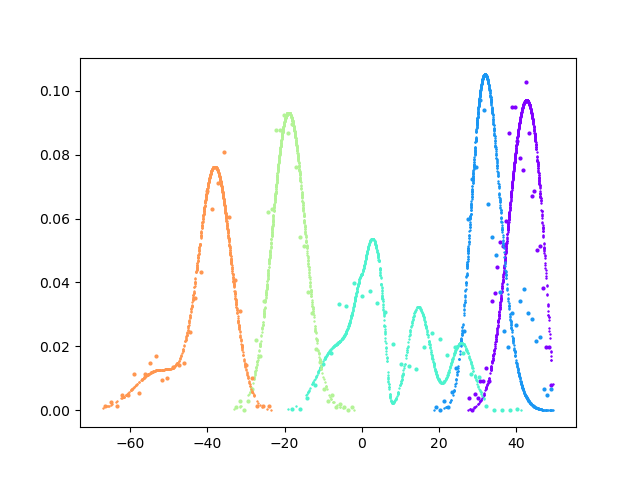

Write the Python code that produced this figure.
from __future__ import print_function
import pandas as pd
import numpy as np
import random
import math
import pickle
from numpy.polynomial.hermite import hermgauss
#import tensorflow as tf
import tensorflow.compat.v1 as tf
tf.disable_v2_behavior()
from femodel_tf_optimizer import femodel_tf_optimizer
import os, sys
import argparse


class femodel(femodel_tf_optimizer):
    """
    Class to optimize analytic binding free energy model with Tensorflow
    """
    kBT = 1.986e-3*300.0
    epsim = tf.constant(1.e-8, dtype=tf.float64)
    
    """    
    Rational soft-core function.

    Special case: when $u_c = 0$, 
    $$
    u_{\rm sc,0}(u)=
    \begin{cases}
    u                                                         & u \le 0 \\
    u_{\rm max} f_{\rm sc}(y)                                 & u  >  0
    \end{cases}
    $$
    with
    $$
    y = \frac{u}{u_{\rm max}}
    $$
    $$
    f_{\rm sc}(y) = \frac{z(y)^{a}-1}{z(y)^{a}+1} \, ,
    $$
    and
    $$
    z(y)=1+2 y/a + 2 (y/a)^2
    $$
    
    Inverse: $u = u_{\rm sc,0}$ for $u \le 0$. For $u > 0$:
    $$
    f_{\rm sc} = u_{\rm sc,0}/{u_{\rm max}}
    $$
    $$
    z = \left( \frac{1 + f_{\rm sc}}{1 - f_{\rm sc}}  \right)^(1/a)
    $$
    y = \frac{a}{2} \left( \sqrt{2 z - 1} -1  \right)
    $$
    $$
    u = u_{\rm max} y
    $$

    The derivative is:
    $$
    \frac{d u_{\rm sc,0}(u) }{du} = \frac{4 z^{a - 1}{(z^a + 1)^2} ( 1 + 2 \frac{y}{a} )
    $$
    for $u > 0$ and $1$ otherwise

    The general case $u_c \ne 0$ is obtained by shifting $u_{\rm sc}(u)$ up by $u_c$ and right by $u_c$:
    $$
    u_{\rm sc}(u) = u_{\rm sc,0}(u - u_c) + u_c
    $$
    For consistency, $u_{\rm max}$ is also shifted up by $u_c$. So the general case $u_c \ne 0$ is obtained
    by the special case $u_c = 0$ by the replacements
    $$
    u \rightarrow u - u_c
    $$
    $$
    u_{\rm max} \rightarrow u_{\rm max} - u_c
    $$

    Inverse for the general case: same as for the special case with the replacements above and:
    $$
    u = ( u_{\rm max} - u_c ) y + u_c
    $$

    Using the chain rule, the derivative for the general case has the same expression as the special case
    with the same replacements.
    

    """
    alphasc = tf.constant(1./16.,dtype=tf.float64)
    umaxsc = tf.constant(50.0/kBT, dtype=tf.float64)
    ubcore = tf.constant(0.0/kBT, dtype=tf.float64)
    def inverse_soft_core_function(self,usc):
        uno = tf.ones([tf.size(usc)], dtype=tf.float64)
        usc_safe1 = tf.where(usc < femodel.ubcore + femodel.epsim,       uno*(femodel.ubcore + femodel.epsim), usc)
        usc_safe2 = tf.where(usc_safe1 > femodel.umaxsc - femodel.epsim, uno*(femodel.umaxsc - femodel.epsim), usc_safe1)
        fsc = (usc_safe2-femodel.ubcore)/(femodel.umaxsc-femodel.ubcore)
        z = tf.math.pow((1.+fsc)/(1.-fsc), 1./femodel.alphasc)
        y = 0.5*femodel.alphasc*(-1.0 + tf.math.sqrt(2.*z - 1.))
        return tf.where(usc <= femodel.ubcore,
                        usc,
                        femodel.ubcore + (femodel.umaxsc - femodel.ubcore)*y)
    
    def der_soft_core_function(self,u):# dusc/du
        y = (u - femodel.ubcore)/(femodel.umaxsc-femodel.ubcore)
        z = 1 + 2.*y/femodel.alphasc + 2.*tf.math.pow(y/femodel.alphasc,2)
        za = tf.math.pow(z,femodel.alphasc)
        return tf.where(u <= femodel.ubcore,
                        tf.ones([tf.size(u)], dtype=tf.float64),
                        (4*(za/z)/tf.math.pow((za+1),2))*(1 + 2.*y/femodel.alphasc))

    def alchemical_potential_x(self, lmbds, xscbind):
        return tf.math.log(1. + tf.math.exp(- (xscbind[:,None]-lmbds['u0'][None,:]) * lmbds['alpha'][None,:])) * ((lmbds['Lambda2'][None,:] - lmbds['Lambda1'][None,:])/(lmbds['alpha'][None,:]+self.eps)) + xscbind[:,None] * lmbds['Lambda2'][None,:] + lmbds['w0'][None,:]
    
    def alchemical_potential(self, lmbds, uscbind):
        # self.eps is there to cover the case lambda1 = lambda2 and alpha = 0 in which case we have a linear alchemical potential
        return ((lmbds['Lambda2'] - lmbds['Lambda1'])/(lmbds['alpha']+self.eps))*tf.math.log(1. + tf.math.exp(-lmbds['alpha']*(uscbind-lmbds['u0']))) + lmbds['Lambda2']*uscbind + lmbds['w0']

if __name__ == '__main__':

    parser = argparse.ArgumentParser()
    parser.add_argument("-o", "--optimize", action="store_true", default=0,
                        help="Optimize parameters. Otherwise plot only.")
    parser.add_argument("-c", "--ncycles", type=int, default=100,
                        help="Number of optimization cycles")
    parser.add_argument("-n", "--nsteps", type=int, default=10,
                        help="Number of optimization steps in each cycle")
    parser.add_argument("-r", "--restart", action="store_true", default=0,
                        help="Restart optimization from the parameters saved in the pickle restart file")
    parser.add_argument("-b", "--basename",
                        help="Basename of the optimization job. Defaults to basename of this script.")
    parser.add_argument("-d", "--datafile", default="repl.cycle.potE.temp.lambda.ebind.lambda1.lambda2.alpha.u0.w0.dat",
                        help="Data file")
    parser.add_argument("-l", "--leg", type=float, default=1.0,
                        help="Value of state ID at which to plot the distributions")
    parser.add_argument("-s", "--stateID", nargs="+", type=int, default=0,
                        help="Values of state ID at which to plot the distributions")
    args = parser.parse_args()
    
    restart = args.restart
    production = args.optimize
    testarea = not production

    if args.basename:
        basename = args.basename
    else:
        basename = os.path.basename(os.path.splitext(sys.argv[0])[0])
        
    datafile = args.datafile
    ncycles = args.ncycles
    nsteps = args.nsteps
    states = args.stateID
    
    leg = args.leg

    print("Leg = ", leg)
    if leg == 1:
        direction = leg
    else:
        direction = -1.0
    print("Direction = ", direction)

    sdm_data_raw = pd.read_csv(datafile, delim_whitespace=True,
                           header=None,names=["cycle", "stateID", "temp", "direct", "Lambda1",
                                              "Lambda2", "alpha", "u0", "w0", "potE", "ebind", "bias"])

    lam_col = []
    for row in sdm_data_raw['stateID']:
        lam = 0.05*row
        if (lam > 0.5):
            lam = lam - 0.05
        lam_col.append(lam)

    sdm_data_raw.insert(2, "Lambda", lam_col)

    #print(sdm_data_raw)

    sdm_data = sdm_data_raw[sdm_data_raw["direct"] == direction]

    #print(sdm_data)

    temperature = 300.0
    kT = 1.986e-3*temperature # [kcal/mol]
    beta = 1./kT

    nmodes = 2

    reference_params = {}
    reference_params['ub'] = [  -7.95*beta, 10.24*beta ]
    reference_params['sb'] = [ 4.22*beta,  6.02*beta ]
    reference_params['pb'] = [ 6.4e-11, 1.39e-14 ]
    reference_params['elj'] = [ 1.1*beta, 1.1*beta ]
    reference_params['uce'] = [ 1.1,    1.1 ]
    reference_params['nl']  = [   10,    20 ]
    reference_params['wg'] =  [ 8.29e-6, 9.9999e-1 ]
    
    scale_params = {}
    scale_params['ub'] =  [ 1.*beta, 1.*beta ]
    scale_params['sb'] =  [ 0.1*beta, 0.1*beta ]
    scale_params['pb'] =  [ 1.e-11, 1.e-14 ]
    scale_params['elj'] = [ 1*beta, 1*beta ]
    scale_params['uce'] = [ 1, 1 ]
    scale_params['nl']  = [ 1, 1 ]
    scale_params['wg'] =  [ 1.e-6, 1.e-1 ]


    range_params = {}
    range_params['ub'] = [ (-18*beta, 30.0*beta), (-18.0*beta, 30.0*beta) ]
    range_params['sb'] = [ (2.0*beta, 8.0*beta), (2.0*beta, 8.0*beta) ]
    range_params['pb'] = [ (0.0, 1.0), (0.0, 1.0) ]
    range_params['elj'] = [ (1*beta, 20.0*beta), (1*beta, 20.0*beta) ]
    range_params['uce'] = [ (1.0, 10.0), (1.0, 10.0) ]
    range_params['nl'] = [ (3.0, 60.0), (3.0, 60.0) ]
    
    learning_rate = 0.05

    discard = 500
    
    xparams = {}
    if restart:
        with open(basename + '.pickle', 'rb') as f:
            best_ubx, best_sbx, best_pbx, best_ex, best_ucx, best_nlx, best_wgx = pickle.load(f)
            xparams['ub'] = best_ubx
            xparams['sb'] = best_sbx
            xparams['pb'] = best_pbx
            xparams['elj']   = best_ex
            xparams['uce']  = best_ucx
            xparams['nl']  = best_nlx
            xparams['wg'] = best_wgx
    else:
        xparams['ub']  = [0. for i in range(nmodes) ]
        xparams['sb']  = [0. for i in range(nmodes) ]
        xparams['pb']  = [0. for i in range(nmodes) ]
        xparams['elj']   = [0. for i in range(nmodes) ]
        xparams['uce']  = [0. for i in range(nmodes) ]
        xparams['nl']  = [0. for i in range(nmodes) ]
        xparams['wg']  = [0. for i in range(nmodes) ]

    fe_optimizer = femodel(sdm_data, reference_params, temperature, range_params=range_params,
                  xparams=xparams, scale_params=scale_params, discard=discard, learning_rate=learning_rate)
                                        
    variables = [ fe_optimizer.ubx_t, fe_optimizer.sbx_t , fe_optimizer.ex_t, fe_optimizer.ucx_t, fe_optimizer.nlx_t, fe_optimizer.wgx_t, fe_optimizer.pbx_t ]
    
    #----- test area ----------------

    tf.logging.set_verbosity(tf.logging.ERROR)
    
    if testarea:
        with tf.Session() as sess:
            sess.run(fe_optimizer.init)
            ll = sess.run(fe_optimizer.cost)
            uv = sess.run(fe_optimizer.u)
            uscv = sess.run(fe_optimizer.usc)
            p0v = sess.run(tf.squeeze(fe_optimizer.p0))
            p0scv = sess.run(tf.squeeze(fe_optimizer.p0sc))
            pklv = sess.run(tf.squeeze(fe_optimizer.pkl))
            xscv = sess.run(fe_optimizer.xsc)
            p0scxv = sess.run(tf.squeeze(fe_optimizer.p0scx))
            sts = sess.run(fe_optimizer.lambdas['stateID'])
            upscv = sess.run(fe_optimizer.upsc)
            klv = sess.run(tf.squeeze(fe_optimizer.kl))


            best_ubx = sess.run(fe_optimizer.ubx_t)
            best_sbx = sess.run(fe_optimizer.sbx_t)
            best_pbx = sess.run(fe_optimizer.pbx_t)
            best_ex  = sess.run(fe_optimizer.ex_t)
            best_ucx = sess.run(fe_optimizer.ucx_t)
            best_nlx = sess.run(fe_optimizer.nlx_t)
            best_wgx = sess.run(fe_optimizer.wgx_t)
                        
            best_ub = sess.run(fe_optimizer.ub_t)
            best_sb = sess.run(fe_optimizer.sb_t)
            best_pb = sess.run(fe_optimizer.pb_t)
            best_elj  = sess.run(fe_optimizer.elj_t)
            best_uce = sess.run(fe_optimizer.uce_t)
            best_nl = sess.run(fe_optimizer.nl_t)
            best_wg = sess.run(fe_optimizer.wg_t)
            
            print("Optimized Cost =", ll)
            print("Parameters:")
            print("wg = ", best_wg/np.sum(best_wg))
            results = fe_optimizer.applyunits(best_ub, best_sb, best_pb, best_elj, best_uce, best_nl)
            params = ["ub", "sb", "pb", "elj", "uce", "nl"]
            for mode, item in enumerate(results):
                string = ""
                for value in item:
                    string = string + str(value) + " "
                print(params[mode] + " = [" + string + "]")
            print("-------------------------------------------------------------------------")


        # plot
        import matplotlib
        import matplotlib.pyplot as plt
        fig, ax = plt.subplots()
        color = iter(plt.cm.rainbow(np.linspace(0, 1, len(states) + 1)))
        for state in states:
            mask = abs(sts - state) < 1.e-6
            hist, bin_edges = np.histogram(uscv[mask]*kT, bins=30, density=True)
            nh = len(hist)
            dx = bin_edges[1] - bin_edges[0]
            xp = bin_edges[0:nh] + 0.5*dx
            c = next(color)
            ax.plot(xp, hist, 'o', markersize = 2, c=c)
            ax.plot(uscv[mask]*kT, pklv[mask]/kT, '+', markersize = 1, c=c)
            #ax.set_xlim([-40*kT,200*kT])
        #plt.show()
        plt.savefig(basename + ".png")



    #------- training area ----------------------

    if production:
        with tf.Session() as sess:
    
            sess.run(fe_optimizer.init)
            fe_optimizer.opt = fe_optimizer.optimizer.minimize(fe_optimizer.cost, var_list = variables)
            sess.graph.finalize()
            ll = sess.run(fe_optimizer.cost)

            best_loss = ll
            best_ubx = sess.run(fe_optimizer.ubx_t)
            best_sbx = sess.run(fe_optimizer.sbx_t)
            best_pbx = sess.run(fe_optimizer.pbx_t)
            best_ex  = sess.run(fe_optimizer.ex_t)
            best_ucx = sess.run(fe_optimizer.ucx_t)
            best_nlx = sess.run(fe_optimizer.nlx_t)
            best_wgx = sess.run(fe_optimizer.wgx_t)
            
            best_ub = sess.run(fe_optimizer.ub_t)
            best_sb = sess.run(fe_optimizer.sb_t)
            best_pb = sess.run(fe_optimizer.pb_t)
            best_elj  = sess.run(fe_optimizer.elj_t)
            best_uce = sess.run(fe_optimizer.uce_t)
            best_nl = sess.run(fe_optimizer.nl_t)
            best_wg = sess.run(fe_optimizer.wg_t)
            
            gubx = sess.run(fe_optimizer.gubx_t)
            gsbx = sess.run(fe_optimizer.gsbx_t)
            gpbx = sess.run(fe_optimizer.gpbx_t)
            gex = sess.run(fe_optimizer.gex_t)
            gucx = sess.run(fe_optimizer.gucx_t)
            gnlx = sess.run(fe_optimizer.gnlx_t)
            gwgx = sess.run(fe_optimizer.gwgx_t)
            print("Gradients:")
            print(gubx,gsbx,gpbx,gex,gucx,gnlx,gwgx)
            
            print("Start Cost =", ll)
            print("Parameters:")
            print("wg = ", best_wg)

            results = fe_optimizer.applyunits(best_ub, best_sb, best_pb, best_elj, best_uce, best_nl)
            params = ["ub", "sb", "pb", "elj", "uce", "nl"]
            for mode, item in enumerate(results):
                string = ""
                for value in item:
                    string = string + str(value) + " "
                print(params[mode] + " = [" + string + "]")

            print("---------------------------------------")
        
            for step in range(ncycles):
                for i in range(nsteps):
                    #sess.run(fe_optimizer.train) #all variables optimized
                    sess.run(fe_optimizer.opt) #only selected variables are optimized
                gubx = sess.run(fe_optimizer.gubx_t)
                gsbx = sess.run(fe_optimizer.gsbx_t)
                gpbx = sess.run(fe_optimizer.gpbx_t)
                gex = sess.run(fe_optimizer.gex_t)
                gucx = sess.run(fe_optimizer.gucx_t)
                gnlx = sess.run(fe_optimizer.gnlx_t)
                gwgx = sess.run(fe_optimizer.gwgx_t)
                notok = ( np.any(np.isnan(gubx)) or
                          np.any(np.isnan(gsbx)) or
                          np.any(np.isnan(gpbx)) or
                          np.any(np.isnan(gex))  or
                          np.any(np.isnan(gucx)) or
                          np.any(np.isnan(gnlx)) or
                          np.any(np.isnan(gwgx)) )
                

                print("Gradients:")
                print(gubx,gsbx,gpbx,gex,gucx,gnlx,gwgx)
                if notok:
                    print("Gradient error")
                    break
                ll = sess.run(fe_optimizer.cost)

                l_ubx = sess.run(fe_optimizer.ubx_t)
                l_sbx = sess.run(fe_optimizer.sbx_t)
                l_pbx = sess.run(fe_optimizer.pbx_t)
                l_ex  = sess.run(fe_optimizer.ex_t)
                l_ucx = sess.run(fe_optimizer.ucx_t)
                l_nlx = sess.run(fe_optimizer.nlx_t)
                l_wgx = sess.run(fe_optimizer.wgx_t)
            
                l_ub = sess.run(fe_optimizer.ub_t)
                l_sb = sess.run(fe_optimizer.sb_t)
                l_pb = sess.run(fe_optimizer.pb_t)
                l_elj = sess.run(fe_optimizer.elj_t)
                l_uce = sess.run(fe_optimizer.uce_t)
                l_nl = sess.run(fe_optimizer.nl_t)
                l_wg = sess.run(fe_optimizer.wg_t)
                
                if( ll < best_loss ):
                    best_loss = ll
                
                    best_ubx = l_ubx 
                    best_sbx = l_sbx
                    best_pbx = l_pbx
                    best_ex  = l_ex 
                    best_ucx = l_ucx
                    best_nlx = l_nlx 
                    best_wgx = l_wgx

                    best_ub  = l_ub  
                    best_sb  = l_sb 
                    best_pb  = l_pb 
                    best_elj = l_elj
                    best_uce = l_uce
                    best_nl  = l_nl   
                    best_wg  = l_wg
    

                print(step, "Cost =", ll)
                print("Parameters:")
                print("wg = ", l_wg)
                results = fe_optimizer.applyunits(l_ub, l_sb, l_pb, l_elj, l_uce, l_nl)
                params = ["ub", "sb", "pb", "elj", "uce", "nl"]
                for mode, item in enumerate(results):
                    string = ""
                    for value in item:
                        string = string + str(value) + " "
                    print(params[mode] + " = [" + string + "]") 

                print("----------------------------------------------------")

                with open(basename + '.pickle', 'wb') as f:
                    pickle.dump([best_ubx, best_sbx, best_pbx, best_ex, best_ucx, best_nlx, best_wgx],f)


                
            print("----------- End of Optimization -----------", basename);
            print("Optimized Cost =", best_loss)
            print("wg = ", best_wg/np.sum(best_wg))
            results = fe_optimizer.applyunits(best_ub, best_sb, best_pb, best_elj, best_uce, best_nl)
            params = ["ub", "sb", "pb", "elj", "uce", "nl"]
            for mode, item in enumerate(results):
                string = ""
                for value in item:
                    string = string + str(value) + " "
                print(params[mode] + " = [" + string + "]")
